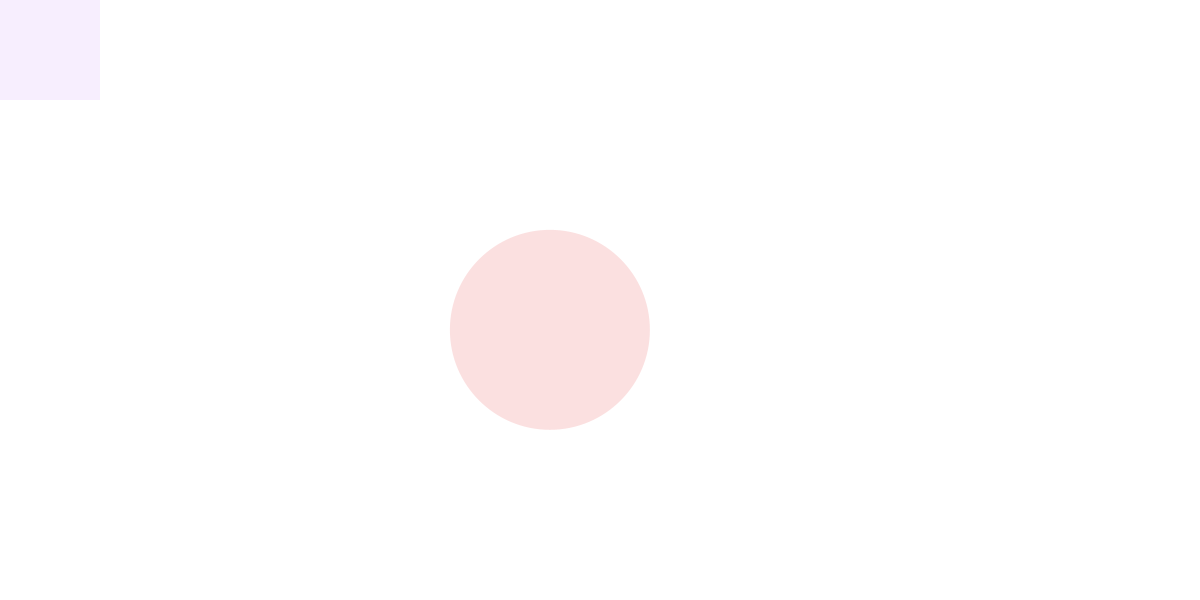
Frame 1 (no input)
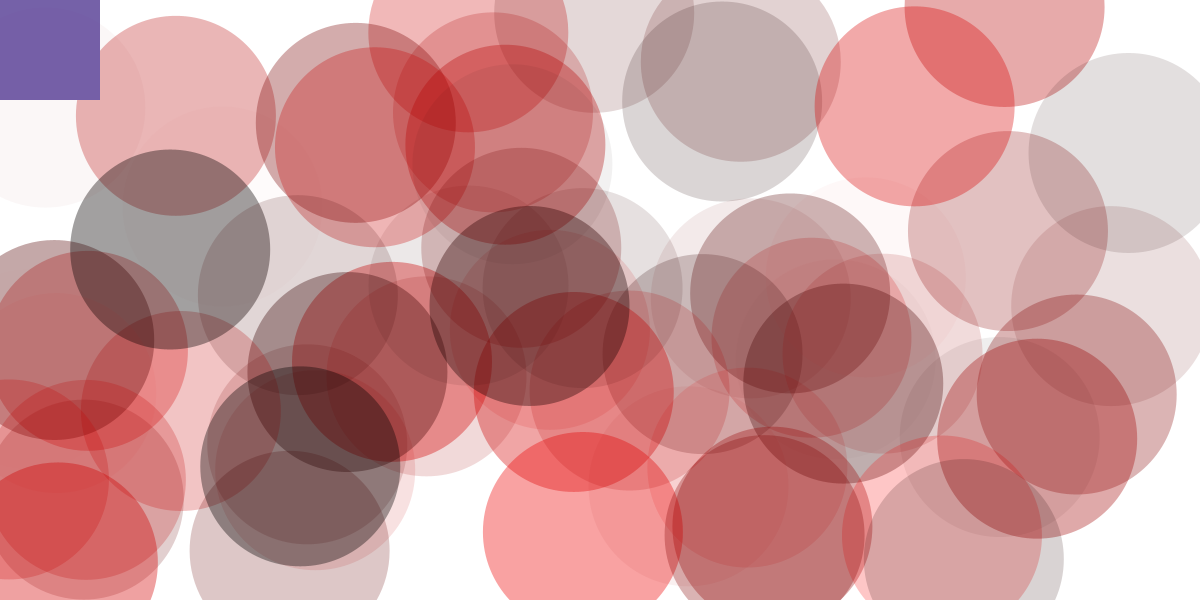
Frame 60 (the mouse pressed at the canvas centre just before this capture)
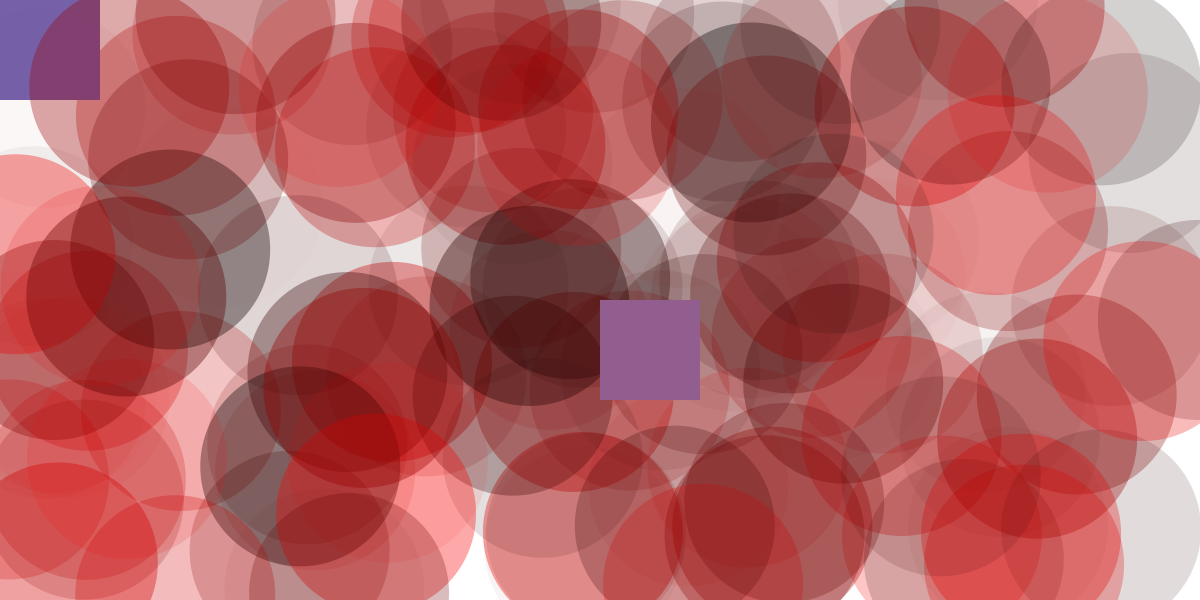
Frame 120 (the mouse held since frame 60 and released just before this capture)

The Processing sketch that drew these frames (run headless with seeded random() and noise(); from frame 60 on, the mouse is pressed at the canvas centre):

// Processing sketch: processing_111272
// ── processing_111272.pde

int x;
float y;

void setup(){
  size(1200,600);
  frameRate(10);
  background(255,255,255);
}

void draw(){
  y = mouseY;
  x = mouseX;
 //noStroke : remove stroke
 noStroke();
 //fill(r,g,b,a); -> color for shapes after this fuction
 fill(random(255),random(255),random(255),random(100));
 rect(x,y,100,100);
 fill(random(255),0,0,random(100));
 ellipse(random(width),random(height),200,200);
}

//event function
void mousePressed(){
  background(255,255,255);
}
void keyPressed(){
  background(0,0,0);
}
